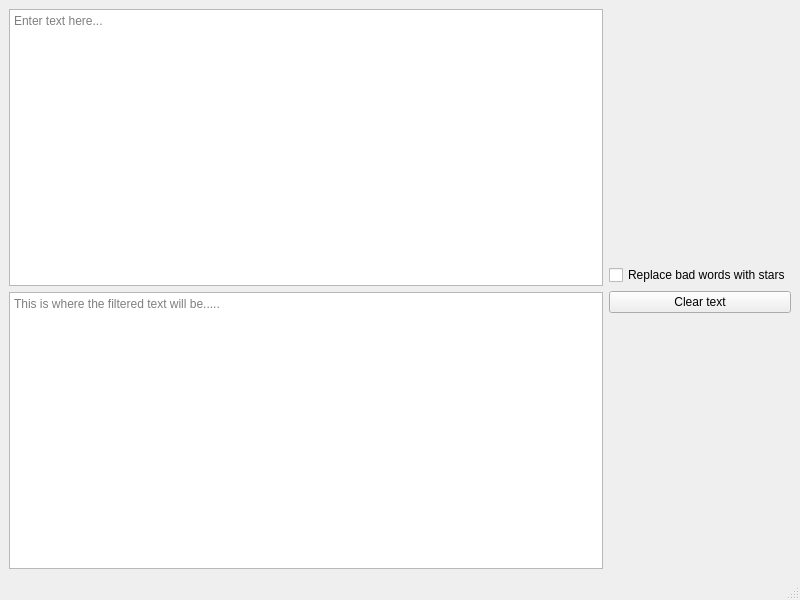
<?xml version="1.0" encoding="UTF-8"?>
<ui version="4.0">
 <class>MainWindow</class>
 <widget class="QMainWindow" name="MainWindow">
  <property name="geometry">
   <rect>
    <x>0</x>
    <y>0</y>
    <width>800</width>
    <height>600</height>
   </rect>
  </property>
  <property name="windowTitle">
   <string>Text Filter</string>
  </property>
  <widget class="QWidget" name="centralwidget">
   <layout class="QHBoxLayout" name="horizontalLayout_2">
    <item>
     <layout class="QVBoxLayout" name="verticalLayout_2">
      <item>
       <widget class="QTextEdit" name="originalTextInput">
        <property name="placeholderText">
         <string>Enter text here...</string>
        </property>
       </widget>
      </item>
      <item>
       <widget class="QTextEdit" name="filteredTextInput">
        <property name="readOnly">
         <bool>true</bool>
        </property>
        <property name="placeholderText">
         <string>This is where the filtered text will be.....</string>
        </property>
       </widget>
      </item>
     </layout>
    </item>
    <item>
     <layout class="QVBoxLayout" name="verticalLayout">
      <item>
       <spacer name="verticalSpacer">
        <property name="orientation">
         <enum>Qt::Vertical</enum>
        </property>
        <property name="sizeHint" stdset="0">
         <size>
          <width>20</width>
          <height>40</height>
         </size>
        </property>
       </spacer>
      </item>
      <item>
       <widget class="QCheckBox" name="replaceWithStarsCheck">
        <property name="text">
         <string>Replace bad words with stars</string>
        </property>
       </widget>
      </item>
      <item>
       <widget class="QPushButton" name="clearButton">
        <property name="text">
         <string>Clear text</string>
        </property>
       </widget>
      </item>
      <item>
       <spacer name="verticalSpacer_2">
        <property name="orientation">
         <enum>Qt::Vertical</enum>
        </property>
        <property name="sizeHint" stdset="0">
         <size>
          <width>20</width>
          <height>40</height>
         </size>
        </property>
       </spacer>
      </item>
     </layout>
    </item>
   </layout>
  </widget>
  <widget class="QMenuBar" name="menubar">
   <property name="geometry">
    <rect>
     <x>0</x>
     <y>0</y>
     <width>800</width>
     <height>21</height>
    </rect>
   </property>
  </widget>
  <widget class="QStatusBar" name="statusbar"/>
 </widget>
 <resources/>
 <connections/>
</ui>
